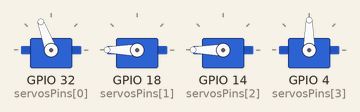
Recording of a sketch running on a simulated ESP32. Parts: 4 × servo.

Above: at 0.1 s.
Timing chart, 0 to 1.6 s (numbered marks = the images above):
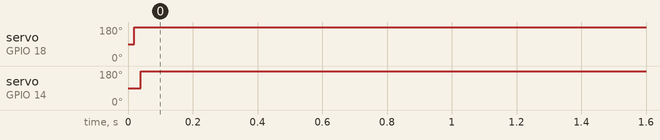

The sketch:

servomotor.ino
```cpp
#include <Servo.h>

Servo myservo;
static const int servosPins[4] = {32 ,18,14,4};

Servo servos[4];

void setup()
{
  Serial.begin(115200);

  for (int i = 0; i <= 3; ++i) {
    if (!servos[i].attach(servosPins[i])) {
      Serial.print("Servo ");
      Serial.print(i);
      Serial.println("attach error");
    }
  }
}

void loop()
{
   servos[0].write(110);
   delay(20);
   servos[1].write(180);
   delay(20);
   servos[2].write(180);
   delay(1000);
}
```

Measured:
- by itself, servo on GPIO 18 (servosPins[1]): 90° → 180° at 0.02 s
- by itself, servo on GPIO 14 (servosPins[2]): 90° → 180° at 0.04 s
